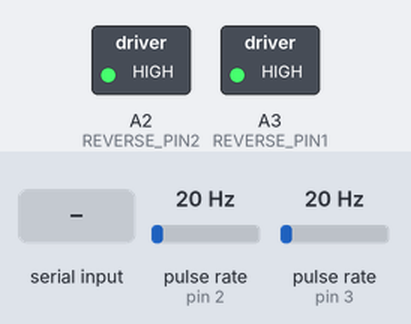
Bench run of a sketch on a simulated Arduino Uno, built with avr-gcc and run on an emulated ATmega328P. On the bench: switched loads named in the sketch (green lamp = pin HIGH). Wiring (inferred from the names in the program): 2 × pulse sensor: data pin 2 / data pin 3. The inputs (shaded band) are chosen by the test bench; at power-on: pulse rate (sensors on pin 2, pin 3) 20 Hz. Pins used as bus, display or sensor lines are not drawn.

Above: at 1.3 s.
1.4 s: "1" received over Serial
At 3.0 s:
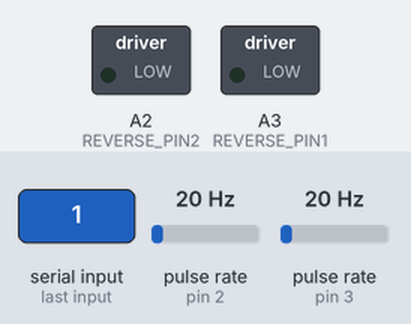
Timing chart, 0 to 4.5 s (numbered marks = the images above; inputs shaded):
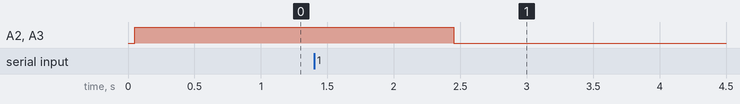

The sketch:

xrover_rt.ino
```cpp
#include <SPI.h>

#define RPM_TO_RADS 0.104719
//buffer sizes..note that we add padding to make it 4 byte aligned
#define SERIAL_BUF_SZ 12
#define SERIAL_RD_BUF_SZ 12
#define OFF_TICK_SPACING 50000
//delay in ms before changing the direction of a wheel
#define DIR_CHANGE_DELAY 50

// ADDR:0b0000 + CMD:0b00 + UNUSED:0b00
uint8_t POT_WRITE_CMD = 0b00000000;
uint16_t MAX_WIPER_STEPS = 129;
int MOTOR_MAX = 85;
int MOTOR_MIN = 0;

int SPI_SS = 10; // SS pin for duemilanove
int CS1 = A5;  // any GPIO can be used here
int CS2 = A4;  // any GPIO can be used here

// for reversing the direction of the motor
int REVERSE_PIN1 = A3;
int REVERSE_PIN2 = A2;

//encodeer
int ENC1 = 3;
int ENC2 = 2;
volatile unsigned long enc1_tick = 0;
volatile unsigned long enc2_tick = 0;

//Current tick spacing. Give it a very slow initial value to kick off the movement
volatile uint32_t curr_m1 = OFF_TICK_SPACING;
volatile uint32_t curr_m2 = OFF_TICK_SPACING;

//we don't want to use the first tick to calc tick spacing so track that
volatile bool done_1tick_m1 = 0;
volatile bool done_1tick_m2 = 0;

byte set_m1_dir = 1;
byte set_m2_dir = 1;
uint32_t set_m1 = OFF_TICK_SPACING;
uint32_t set_m2 = OFF_TICK_SPACING;

//control loop
unsigned long control_time = 0;
int32_t ctrl_cmd_1 = 0;
int32_t ctrl_cmd_2 = 0;
int32_t error1 = 0;
int32_t error2 = 0;
int32_t error1_accum = 0;
int32_t error2_accum = 0;
bool active = 0; //only kick things off after first cmd

//Control constants. Dealing with inverse to avoid floats
//int P_INV = -10;
//int I_INV = -60;
int P_INV = -1600;
int I_INV = -9600;

//serialize data
byte serial_buf[SERIAL_BUF_SZ];
byte serial_rd_buf[SERIAL_RD_BUF_SZ];

void setup() {
  // set the SS to OUTPUT so that we are in Master mode
  pinMode(SPI_SS, OUTPUT);

  // disable comm with the motors
  pinMode(CS1, OUTPUT);
  digitalWrite(CS1, HIGH);

  pinMode(CS2, OUTPUT);
  digitalWrite(CS2, HIGH);

  //init pin for reverse
  pinMode(REVERSE_PIN1, OUTPUT);
  pinMode(REVERSE_PIN2, OUTPUT);
  //digitalWrite(REVERSE_PIN1, HIGH);
  //digitalWrite(REVERSE_PIN2, HIGH);

  // set parameters for SPI
  SPI.begin();
  SPI.setClockDivider(SPI_CLOCK_DIV4);
  SPI.setBitOrder(MSBFIRST);
  SPI.setDataMode(SPI_MODE0);

  //turn off the motors
  send_cmd(0, 0, 1, 1);

  //start serial comm with host
  Serial.begin(115200);

  //encoder ticks
  pinMode(ENC1, INPUT);
  pinMode(ENC2, INPUT);
  attachInterrupt(digitalPinToInterrupt(ENC1), edge1, CHANGE);
  attachInterrupt(digitalPinToInterrupt(ENC2), edge2, CHANGE);
}

void edge1()
{
  if (micros() - enc1_tick > 1000)
  {
    if (done_1tick_m1)
      curr_m1 = micros() - enc1_tick;
    else
       done_1tick_m1 = 1;
    enc1_tick = micros();
  }
}

void edge2()
{
  if (micros() - enc2_tick > 1000)
  {
    if (done_1tick_m2)
      curr_m2 = micros() - enc2_tick;
    else
       done_1tick_m2 = 1;
    enc2_tick = micros();
  }
}

void send_cmd(int motor1, int motor2, bool motor1_fwd, bool motor2_fwd)
{
  static bool last_motor1_fwd;
  static bool last_motor2_fwd;
  //check limits
  motor1 = motor1 <= MOTOR_MAX ? motor1 : MOTOR_MAX;
  motor1 = motor1 >= MOTOR_MIN ? motor1 : MOTOR_MIN;
  motor2 = motor2 <= MOTOR_MAX ? motor2 : MOTOR_MAX;
  motor2 = motor2 >= MOTOR_MIN ? motor2 : MOTOR_MIN;

  //if we are switching the dir of any motor se it to zero then delay
  if ( last_motor1_fwd != motor1_fwd || last_motor2_fwd != motor2_fwd)
  {
    if(last_motor1_fwd != motor1_fwd)
    {
      //turn off motor 1
      digitalWrite(CS1, LOW);
      SPI.transfer(POT_WRITE_CMD);
      SPI.transfer(MOTOR_MAX);  //this turns it off since values are flipped
      digitalWrite(CS1, HIGH);
    }
    if(last_motor2_fwd != motor2_fwd)
    {
      //turn off motor 2
      digitalWrite(CS2, LOW);
      SPI.transfer(POT_WRITE_CMD);
      SPI.transfer(MOTOR_MAX);  //this turns it off since values are flipped
      digitalWrite(CS2, HIGH);
    }
    last_motor1_fwd = motor1_fwd;
    last_motor2_fwd = motor2_fwd;
    delay(DIR_CHANGE_DELAY);

    digitalWrite(REVERSE_PIN1, motor1_fwd ? HIGH : LOW);
    digitalWrite(REVERSE_PIN2, motor2_fwd ? HIGH : LOW);
    delay(DIR_CHANGE_DELAY);
  }
  else
  {
    //set the direction
    digitalWrite(REVERSE_PIN1, motor1_fwd ? HIGH : LOW);
    digitalWrite(REVERSE_PIN2, motor2_fwd ? HIGH : LOW);
  }

  //the connections are flipped so reverse the cmd
  motor1 = MOTOR_MAX - motor1;
  motor2 = MOTOR_MAX - motor2;

  //set motor 1
  digitalWrite(CS1, LOW);
  SPI.transfer(POT_WRITE_CMD);
  SPI.transfer(motor1);
  digitalWrite(CS1, HIGH);

  //set motor 2
  digitalWrite(CS2, LOW);
  SPI.transfer(POT_WRITE_CMD);
  SPI.transfer(motor2);
  digitalWrite(CS2, HIGH);
}

void loop()
{
  //delay(1000);
  //send_cmd(0, 0, 1, 1);/*
  if(active && millis() >=  control_time)
  {
    // calc the new cmd signals
    error1 = set_m1 - curr_m1;
    error2 = set_m2 - curr_m2;
    error1_accum += error1;
    error2_accum += error2;

    ctrl_cmd_1 = (error1/P_INV) + (error1_accum/I_INV);
    ctrl_cmd_2 = (error2/P_INV) + (error2_accum/I_INV);

    //check limits
    ctrl_cmd_1 = ctrl_cmd_1 <= MOTOR_MAX ? ctrl_cmd_1 : MOTOR_MAX;
    ctrl_cmd_1 = ctrl_cmd_1 >= MOTOR_MIN ? ctrl_cmd_1 : MOTOR_MIN;
    ctrl_cmd_2 = ctrl_cmd_2 <= MOTOR_MAX ? ctrl_cmd_2 : MOTOR_MAX;
    ctrl_cmd_2 = ctrl_cmd_2 >= MOTOR_MIN ? ctrl_cmd_2 : MOTOR_MIN;
    send_cmd(ctrl_cmd_1, ctrl_cmd_2, set_m1_dir, set_m2_dir);

    //serialize and send to host
    serial_buf[0] = 0;
    serial_buf[1] = (uint8_t)ctrl_cmd_1;
    serial_buf[2] = 0;
    serial_buf[3] = (uint8_t)ctrl_cmd_2;
    serial_buf[4] = (curr_m1 >> 24) & 0xFF;
    serial_buf[5] = (curr_m1 >> 16) & 0xFF;
    serial_buf[6] = (curr_m1 >> 8) & 0xFF;
    serial_buf[7] = curr_m1 & 0xFF;
    serial_buf[8] = (curr_m2 >> 24) & 0xFF;
    serial_buf[9] = (curr_m2 >> 16) & 0xFF;
    serial_buf[10] = (curr_m2 >> 8) & 0xFF;
    serial_buf[11] = curr_m2 & 0xFF;
    Serial.write(serial_buf, SERIAL_BUF_SZ);

    control_time = millis() + 20;
  }

  // check for command data
  if (Serial.available())
  {
    Serial.readBytes(serial_rd_buf, SERIAL_RD_BUF_SZ);
    set_m1_dir = serial_rd_buf[1];
    set_m2_dir = serial_rd_buf[3];
    set_m1 = (serial_rd_buf[4] << 24) | (serial_rd_buf[5] << 16) |
             (serial_rd_buf[6] << 8) |  serial_rd_buf[7];
    set_m2 = (serial_rd_buf[8] << 24) | (serial_rd_buf[9] << 16) |
             (serial_rd_buf[10] << 8) |  serial_rd_buf[11];

    if( set_m1 == 0 && set_m2 == 0)
    {
      active = 0;
      ctrl_cmd_1 = 0;
      ctrl_cmd_2 = 0;
      curr_m1 = OFF_TICK_SPACING;
      curr_m2 = OFF_TICK_SPACING;
      error1_accum = 0;
      error2_accum = 0;
      send_cmd(ctrl_cmd_1, ctrl_cmd_2, set_m1_dir, set_m2_dir);
    }
    else if( active == 0 && (set_m1 != 0 || set_m2 != 0))
    {
      active = 1;

      //reset tick count for new session
      curr_m1 = OFF_TICK_SPACING;
      curr_m2 = OFF_TICK_SPACING;
      done_1tick_m1 = 0;
      done_1tick_m2 = 0;
    }

    /*loopback test
    ctrl_cmd_1 = set_m1_dir;
    ctrl_cmd_2 = set_m2_dir;
    curr_m1 = set_m1;
    curr_m2 = set_m2;*/

  }//*/
}
```

Measured:
- after the input at 1.4 s, A2 (REVERSE_PIN2), A3 (REVERSE_PIN1): HIGH → LOW after 1.0 s
